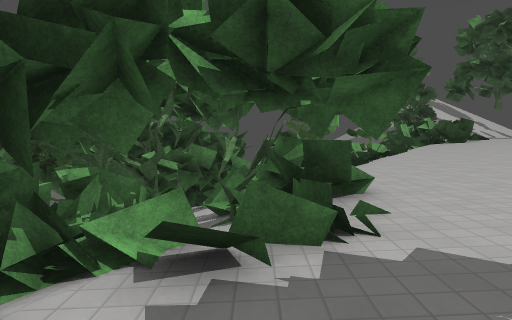
view 1 (above)

24 first-person views from a walk through a 3-D level made in the Godot game engine. The camera is 1.5 m above the floor, tilts 4° down and sees 70° across. The floor is counted in squares, 2 m on a side. Each view is taken from the middle of a square. On the plan, view 1 faces up. The plan holds only what a view shows up to about 11 squares ahead; the rest is blank. The place goes on beyond the plan. Surface patterns are stand-ins for the level's own textures.

view 2
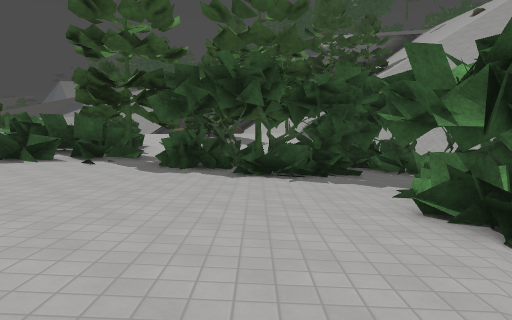

view 3
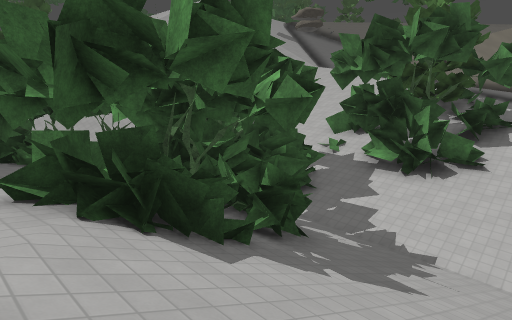

view 4
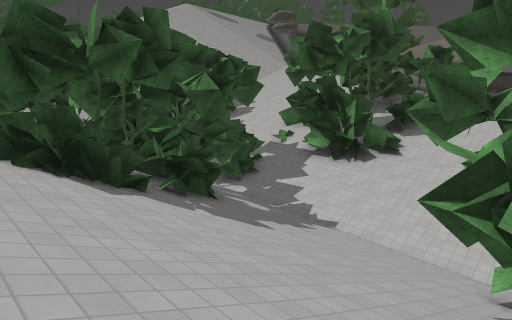

view 5
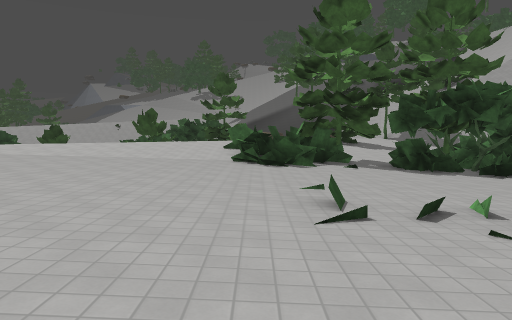

view 6
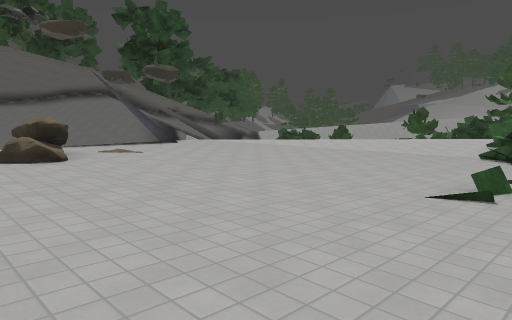

view 7
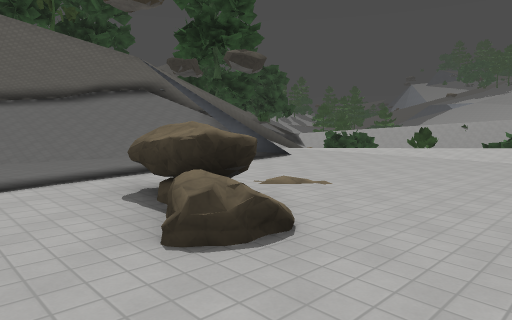

view 8
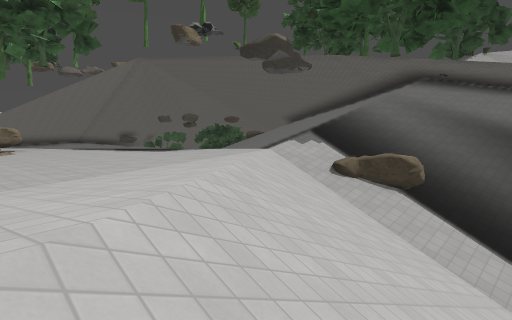

view 9
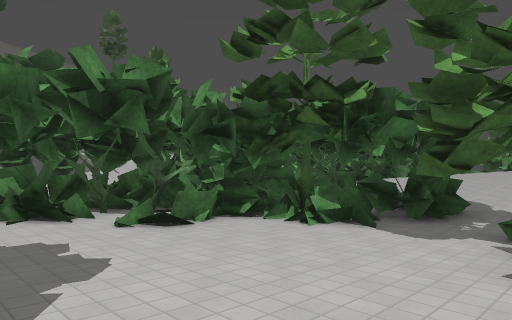

view 10
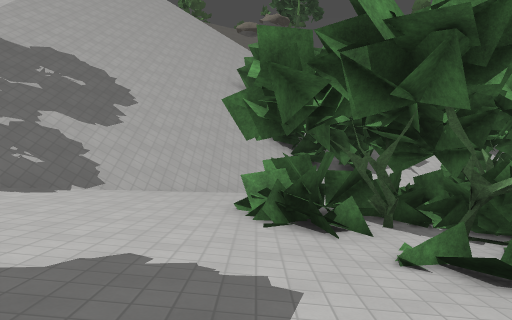

view 11
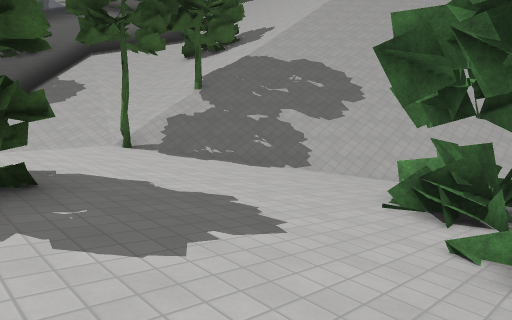

view 12
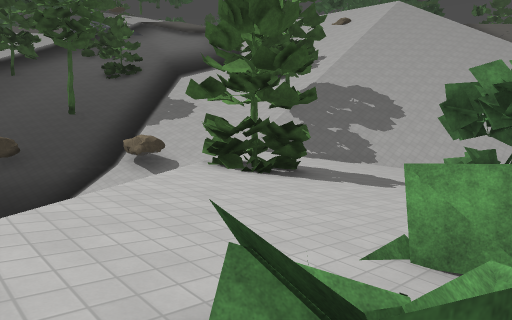

view 13
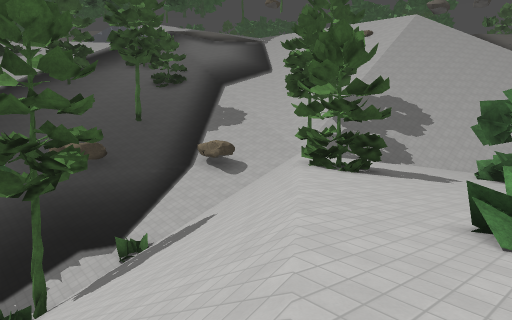

view 14
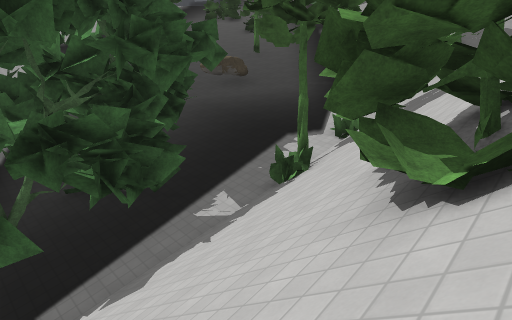

view 15
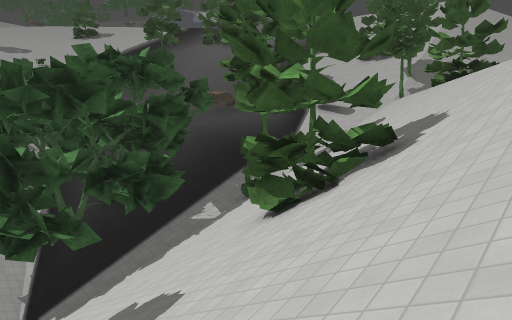

view 16
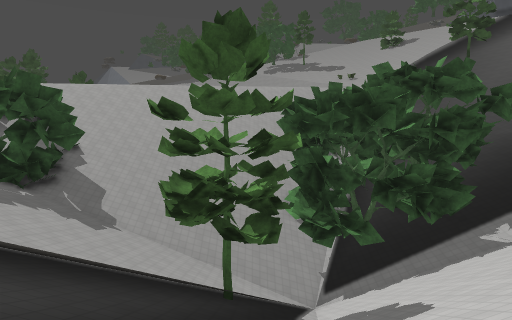

view 17
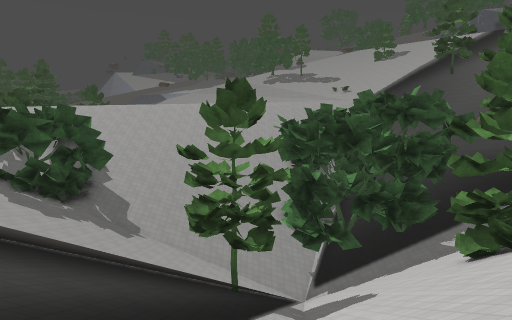

view 18
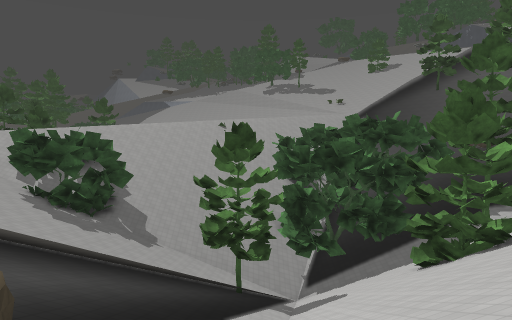

view 19
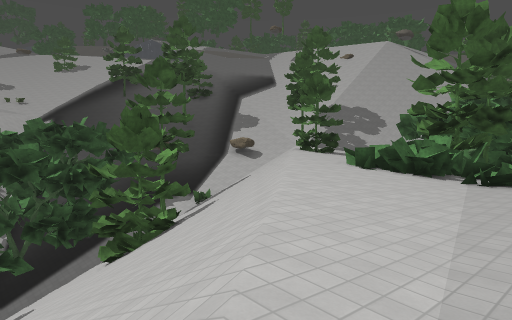

view 20
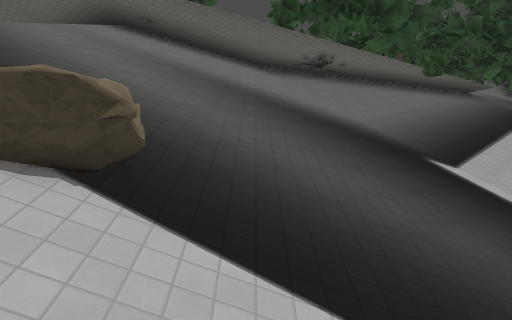

view 21
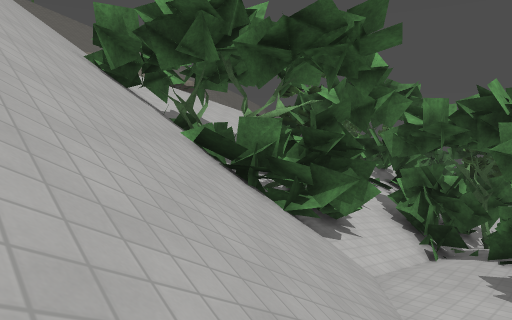

view 22
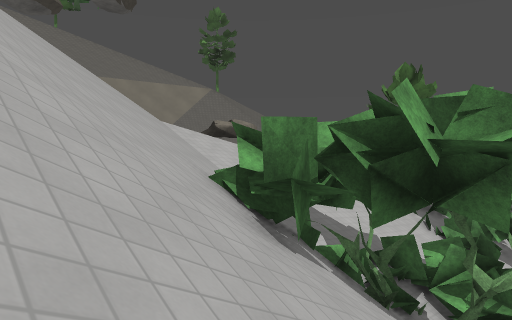

view 23
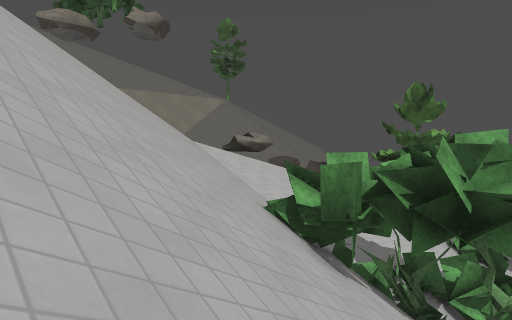

view 24
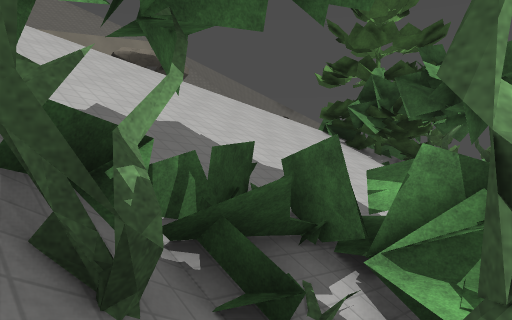

### Floor plan
Key: @ floor where view 1 was taken; # wall or solid block; x gap in a wall; . main floor; - floor 0.75 m lower than the main floor; _ floor 1.5 m lower than the main floor; < floor 3 m lower than the main floor; / step, stairs or slope; = window, fence, low wall or low ledge; ^ raised ledge.
Columns run from 16 left of view 1 to 29 right of it. Each row starts with its distance up from view 1.
 11               ##/   /_----- ....
 10               =#/ //__------.....  ..
  9              ##/////__------...^.= ....--.
  8       //  /////////___------.....  .......
  7       /////////////___ -----...... ......
  6      /////////////____--=---......    ..
  5     /#####=///<##=____------......=#
  4     ######///<####____------......=###
  3     ^#####//######____------........ #
  2     ###=# x#####______-------......./=#^^
  1    ////////#####__#/__-------......//=#^^
  0 ## ///// /######@#####--==--.....///==#^^
 -1 #= /////  /#/######=##-###-...../////###^^
 -2 #=//////#////#######/#-###...../////=#####
 -3  =/////=###/_/#####_---##=....//////=#
 -4  =/////#####__ ##__----##=..////////## ####
 -5   /////##/=//_ ##/----...../////////#####=##
 -6   /////##/////__#/--....../////////=####=/=##
 -7   ////////////_----..##.//////##///=###=///=#
 -8   /////////////--...##^//////###///###=/////=#
 -9    /////////////.....#////////=////#==///// /=
-10        //////////....//////////////=///////
-11           ///////../  ////////////=////////
-12           /////#///    ////////////////////
-13           //   /////   //=/==##=#=///////##
-14                /////   ###^###### /// ///##

Positions as (right, up) in squares from view 1, and headings:
1: (0, 0), facing up
2: (3, 8), facing down
3: (2, 8), facing down-left
4: (2, 10), facing down-left
5: (9, 10), facing down
6: (7, 11), facing down-right
7: (12, 11), facing down-right
8: (13, -4), facing up-right
9: (7, -7), facing up-left
10: (5, -6), facing left
11: (5, -4), facing down-left
12: (10, -3), facing down-left
13: (13, -3), facing down-left
14: (17, -7), facing down-left
15: (19, -4), facing down-left
16: (19, -3), facing down
17: (19, -1), facing down
18: (19, 1), facing down
19: (19, 2), facing down-left
20: (18, -2), facing right
21: (-2, -9), facing up-left
22: (-6, -9), facing up-left
23: (-6, -10), facing up-left
24: (-7, -5), facing up-left
